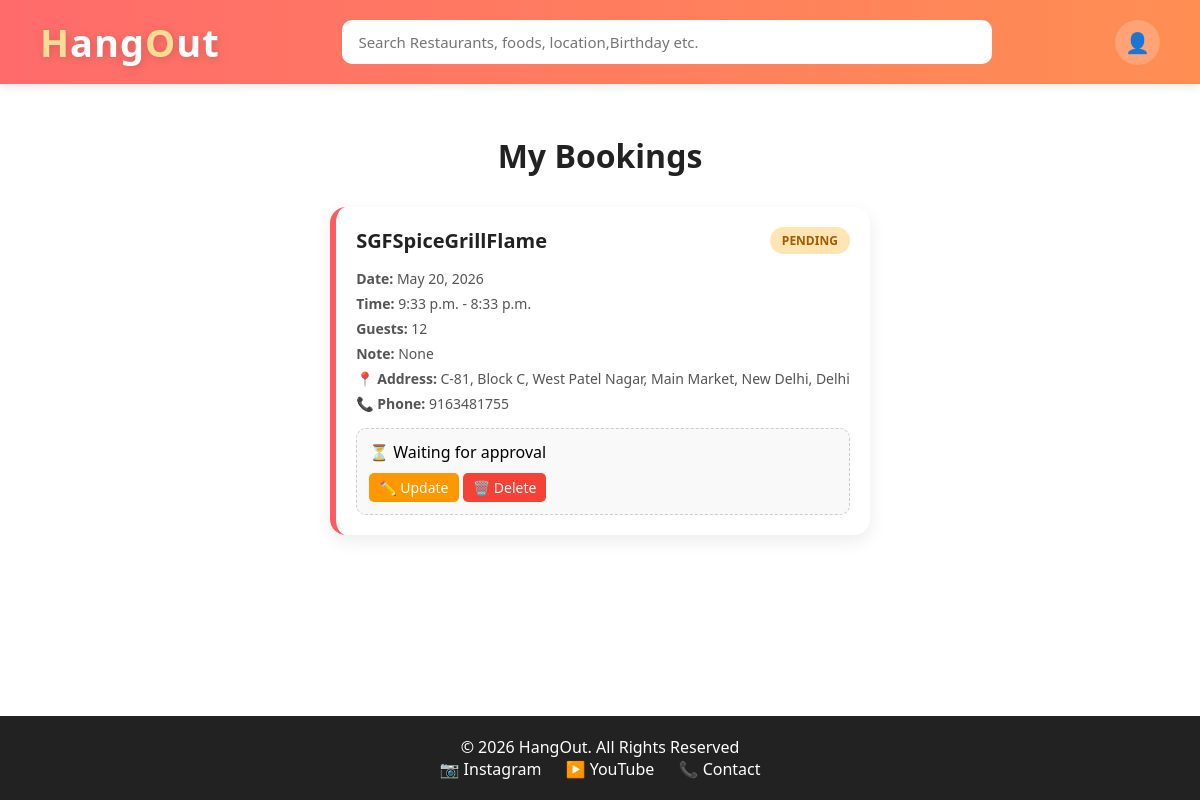
/user/mybookings/ (signed in), run on the app's committed database.
### user/models.py (models this page shows, shortened)
class Booking(models.Model):
    STATUS_CHOICES = [
        ('pending', 'Pending'),
        ('approved', 'Approved'),
        ('rejected', 'Rejected'),
    ]
    user = models.ForeignKey(User, on_delete=models.CASCADE)
    restaurant = models.ForeignKey(Restaurant, on_delete=models.CASCADE)
    date = models.DateField()
    time = models.TimeField()
    endtime = models.TimeField(null=True,blank=True)
    no_of_people = models.IntegerField()
    specification = models.TextField(blank=True, null=True)
    status = models.CharField(max_length=20, choices=STATUS_CHOICES, default='pending')
    amount = models.DecimalField(max_digits=10, decimal_places=2, null=True, blank=True)
    created_at = models.DateTimeField(auto_now_add=True)
    class Meta:
        ordering = ["-created_at"]

### login/models.py (models this page shows, shortened)
class Restaurant(models.Model):
    restaurant_name = models.CharField(max_length=150,primary_key=True)
    password = models.CharField(
                max_length=20,unique=True,
                validators=[MinLengthValidator(6),
                            RegexValidator(
                                regex=r'^[A-Za-z0-9@#$%^&+=!]*$',
                                message="Password can contain letters, numbers and special characters"
                )],null=False,blank=False)
    phone_number = models.CharField(
                max_length=10,unique=True,
                validators=[RegexValidator(
                                regex=r'^[0-9]{10}$',
                                message="Phone number must be exactly 10 digits"
                )])
    address = models.TextField()
    pincode = models.CharField(default="000000",
                max_length=6,
                validators=[
                            RegexValidator(
                                regex=r'^[0-9]{6}$',
                                message="Pincode must be exactly 6 digits"
                )])
    total_gathering = models.PositiveIntegerField()
    specification = models.CharField(max_length=100)
    description = models.TextField()
    photo1 = models.ImageField(upload_to='restaurant_photos/')
    photo2 = models.ImageField(upload_to='restaurant_photos/', blank=True, null=True)
    photo3 = models.ImageField(upload_to='restaurant_photos/', blank=True, null=True)
    photo4 = models.ImageField(upload_to='restaurant_photos/', blank=True, null=True)
    photo5 = models.ImageField(upload_to='restaurant_photos/', blank=True, null=True)
    created_at = models.DateTimeField(auto_now_add=True)
    class Meta:
        ordering = ["-created_at"]

### user/views.py (the view)
# urls.py: path('mybookings/', views.mybookings, name='mybookings'),
def mybookings(request):
    if request.session.get("username"):
        username = request.session.get("username")
        user = User.objects.get(username=username)
        bookings = Booking.objects.filter(user=user)
        for b in bookings:
            booking_end = datetime.combine(b.date, b.endtime)
            if datetime.now() > booking_end:
                b.delete()
        bookings = Booking.objects.filter(user=user)
        return render(request, 'user/status.html', {'bookings': bookings})
    else:
        return redirect("/")

### user/Templates/user/status.html (shortened to what this page needs)
{% extends "main.html" %}
{% block content %}
<div class="booking-container">
    <h2 class="booking-title">My Bookings</h2>
    <div class="booking-grid">
        {% for b in bookings %}
        <div class="booking-card">
            <div class="card-header">
                <h3>{{ b.restaurant.restaurant_name }}</h3>
                <span class="status {{ b.status }}">{{ b.status }}</span>
            </div>
            <div class="card-body">
                <p><strong>Date:</strong> {{ b.date }}</p>
                <p><strong>Time:</strong> {{ b.time }} - {{ b.endtime }}</p>
                <p><strong>Guests:</strong> {{ b.no_of_people }}</p>
                <p><strong>Note:</strong> {{ b.specification }}</p>
                <p><strong>📍 Address:</strong> {{ b.restaurant.address }}</p>
                <p><strong>📞 Phone:</strong> {{ b.restaurant.phone_number }}</p>
            </div>
            <div class="amount-box">
                {% if b.status == 'approved' %}
                <p class="amount">₹ {{ b.amount }}</p>
                <p>Scan QR to complete payment</p>
                <img src="https://api.qrserver.com/v1/create-qr-code/?size=150x150&data=PaymentFor{{ b.id }}"
                    alt="QR Code">
                {% elif b.status == 'pending' %}
                <p>⏳ Waiting for approval</p>
                <a href="{% url 'update_booking' b.id %}" class="btn-update">✏️ Update</a>
                <a href="{% url 'delete_booking' b.id %}" class="btn-delete">🗑️ Delete</a>
                {% else %}
                <p>❌ Booking rejected</p>
                <a href="{% url 'delete_booking' b.id %}" class="btn-delete">🗑️ Delete</a>
                {% endif %}
            </div>
        </div>
        {% empty %}
        <p class="empty">No bookings yet 😔</p>
        {% endfor %}
    </div>
</div>
{% endblock %}

### Templates/Main.html (style rules this page uses)
html, body { height: 100%; margin: 0; }

### Templates/Navbar.html (style rules this page uses)
a { text-decoration: none; }
* { margin: 0; padding: 0; box-sizing: border-box; font-family: "Segoe UI", Tahoma, Geneva, Verdana, sans-serif; }

### user/Templates/user/status.html (style rules this page uses)
.booking-container { max-width: 1100px; margin: 40px auto; padding: 10px; }
.booking-title { text-align: center; font-size: 32px; margin-bottom: 30px; color: #222; }
.booking-grid { display: grid; grid-template-columns: repeat(auto-fit, minmax(320px, 1fr)); gap: 20px; }
.booking-card { background: #fff; border-radius: 16px; padding: 20px; box-shadow: 0 6px 18px rgba(0, 0, 0, 0.08); transition: 0.3s; border-left: 6px solid #ff5a5f; }
.card-header { display: flex; justify-content: space-between; align-items: center; }
.card-header h3 { font-size: 20px; color: #222; }
.status { padding: 5px 12px; border-radius: 20px; font-size: 12px; font-weight: bold; text-transform: uppercase; }
.pending { background-color: #ffe5b4; color: #a65b00; }
.card-body { margin-top: 15px; }
.card-body p { font-size: 14px; color: #555; margin: 6px 0; }
.amount-box { margin-top: 15px; padding: 12px; border-radius: 10px; background: #f9f9f9; border: 1px dashed #ccc; }
.btn-update,.btn-delete { display: inline-block; margin-top: 10px; padding: 5px 10px; border-radius: 5px; color: white; text-decoration: none; font-size: 14px; }
.btn-update { background-color: #ff9800; }
.btn-delete { background-color: #f44336; }

### data on the page
Booking: restaurant.restaurant_name "SGFSpiceGrillFlame", status "PENDING", date "May 20, 2026", time "9:33 p.m.", endtime "8:33 p.m.", no_of_people "12", specification "None", restaurant.address "C-81, Block C, West Patel Nagar, Main Market, New Delhi, Delhi", restaurant.phone_number "9163481755", shows "⏳ Waiting for approval"
